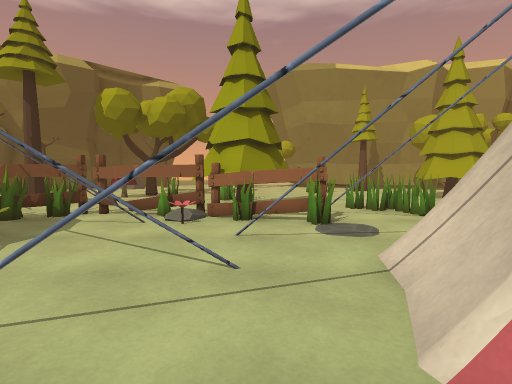
view 1 (above)

24 first-person views from a walk through a scene from a Unity 3-D project. The camera is 1.3 m above the floor, tilts 4° down and sees 85° across. The floor is counted in squares, 1 m on a side. Each view is taken from the middle of a square. On the plan, view 1 faces up. The plan holds only what a view shows up to about 13 squares ahead; the rest is blank. The place goes on beyond the plan. Some animated figures are not drawn. Some surface patterns are stand-ins.

view 2
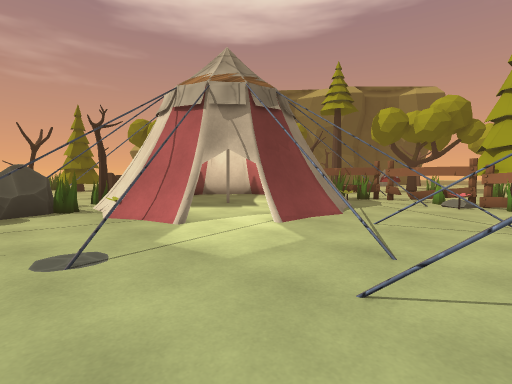

view 3
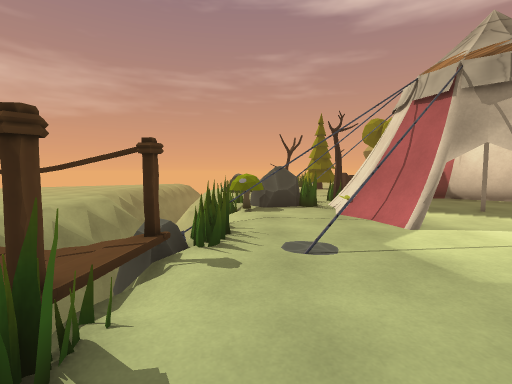

view 4
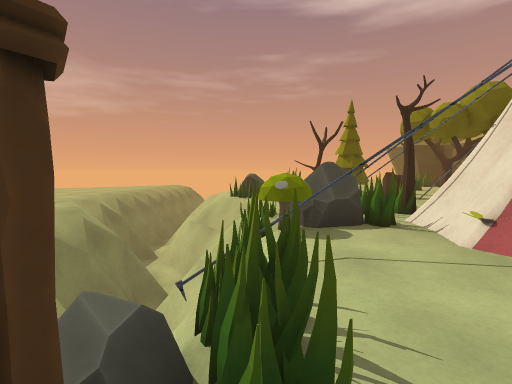

view 5
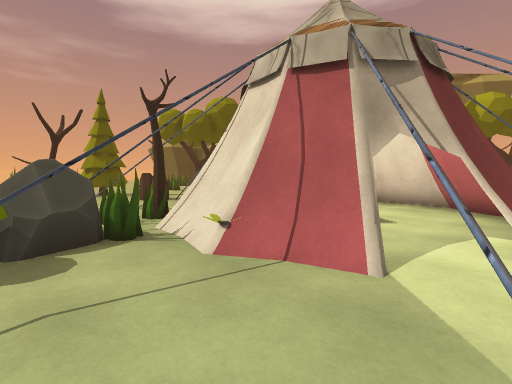

view 6
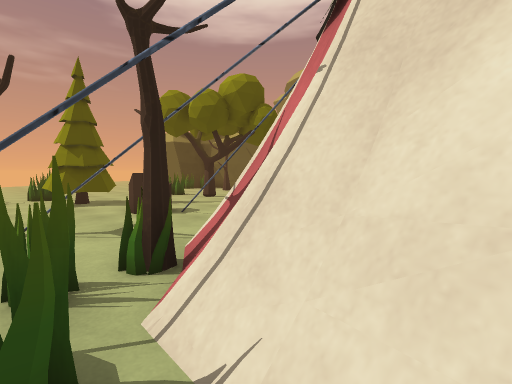

view 7
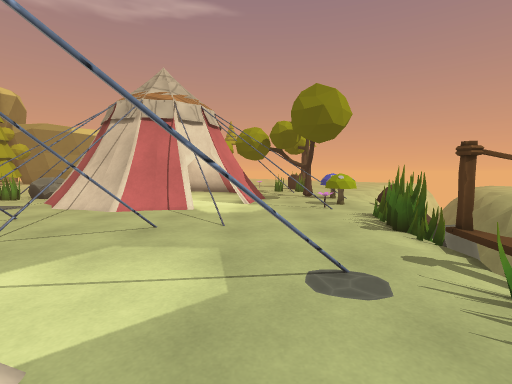

view 8
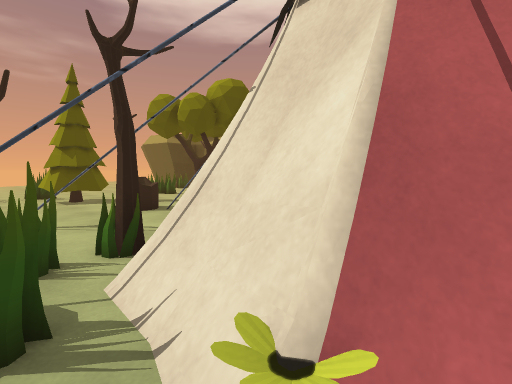

view 9
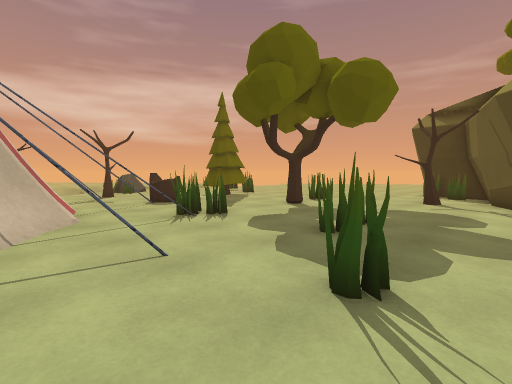

view 10
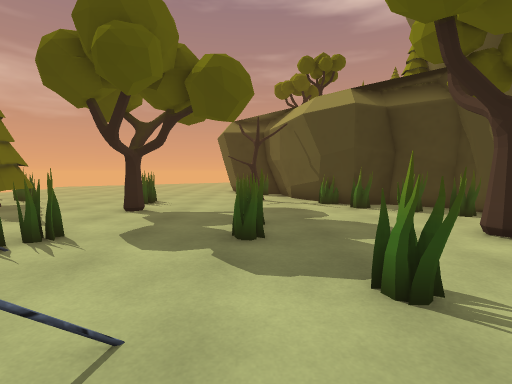

view 11
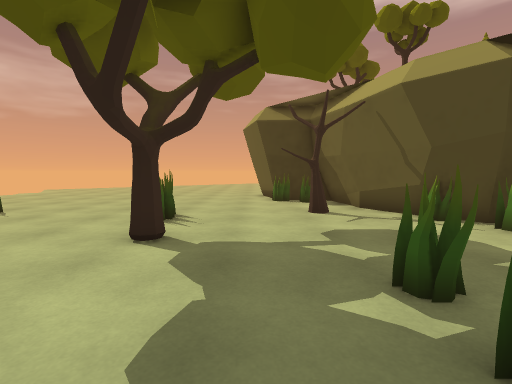

view 12
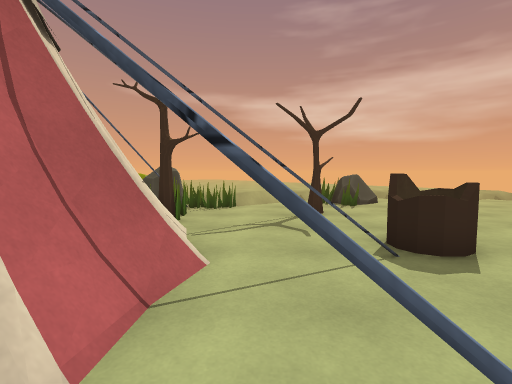

view 13
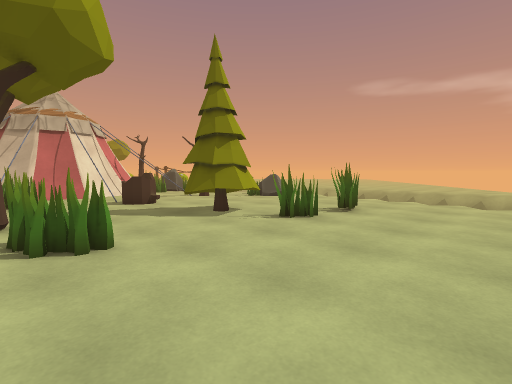

view 14
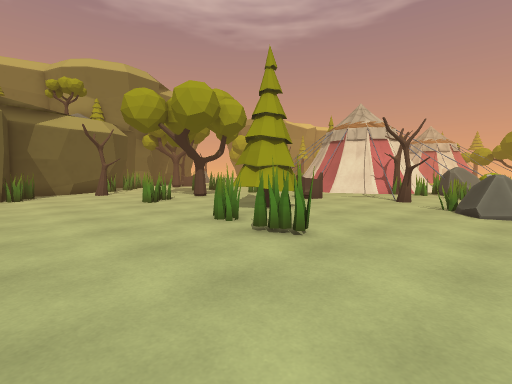

view 15
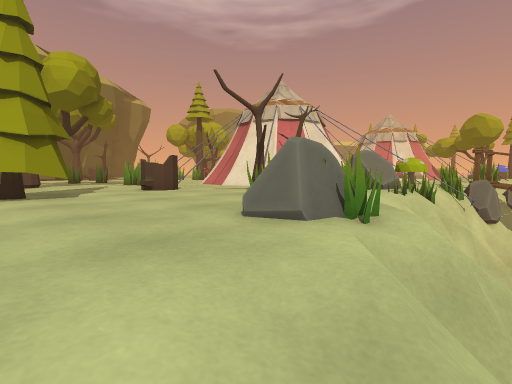

view 16
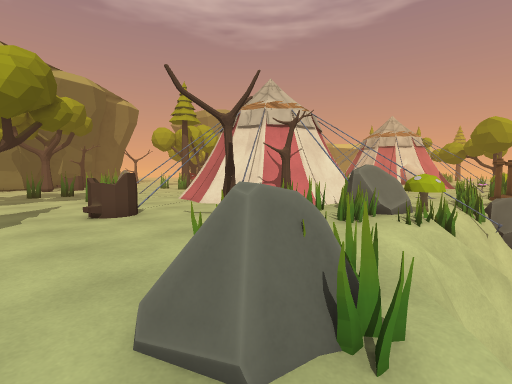

view 17
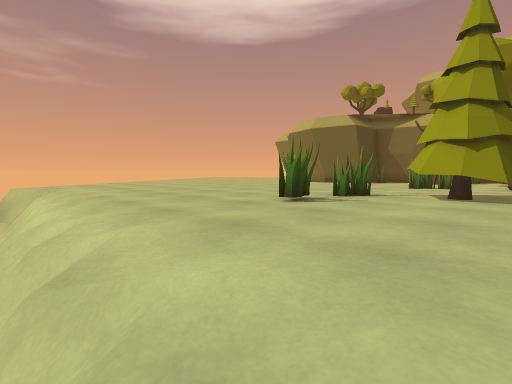

view 18
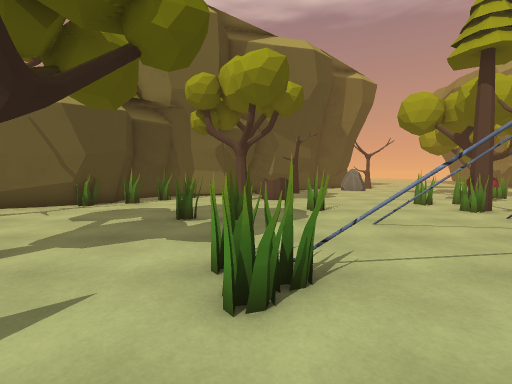

view 19
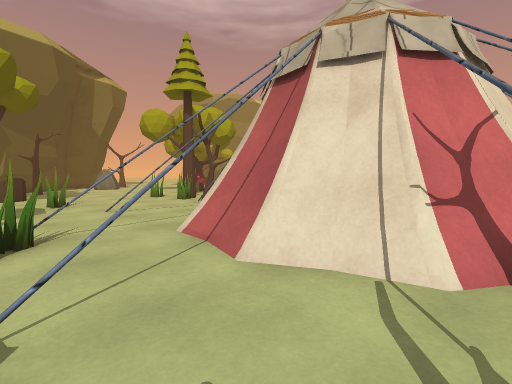

view 20
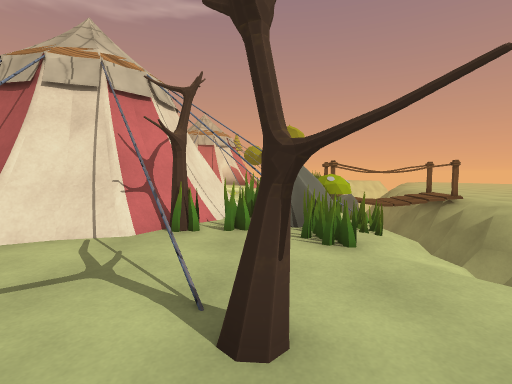

view 21
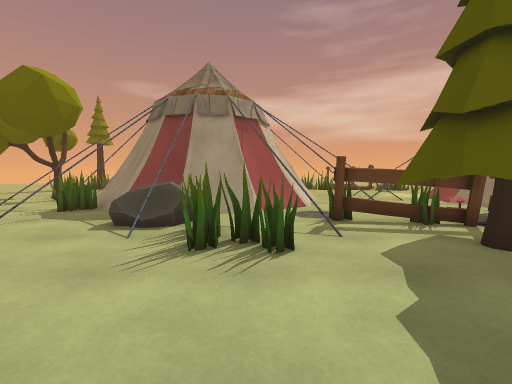

view 22
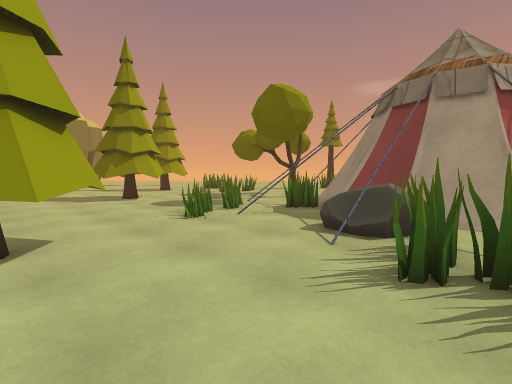

view 23
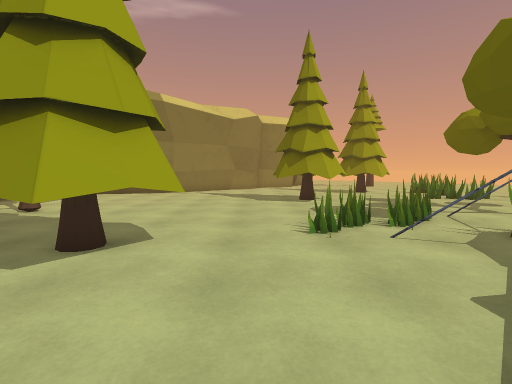

view 24
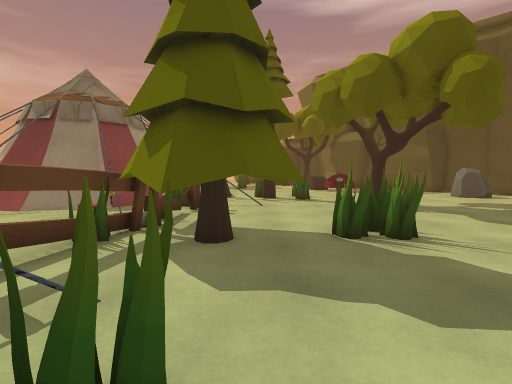

### Floor plan
Key: @ floor where view 1 was taken; # wall or solid block; . main floor; - floor 0.75 m lower than the main floor; / step, stairs or slope; = window, fence, low wall or low ledge; ^ raised ledge; v drop or lower ground; T tree; F fence; R rock; O other object.
Columns run from 30 left of view 1 to 18 right of it. Each row starts with its distance up from view 1.
 15        #OO..TTO. ...   ^T    ...  .    T  .......
 14        #O........... ..^..   OO.. . ..TTT .......
 13      #O#............OOO.....OOO........TTT.......
 12   ####.........O.....T.......TT.........T........
 11  ###...........O....OT../...TTTT.................
 10  #O..T.....OOO..........#...TTTT.OOO.....O.....TT
  9  O..................TT. FF..FFTT.=OO.=...OO....TT
  8  ...............=#..   FF.FFFFFFF# ORR..=.O....TT
  7  .................# ##F#. =.O...F##.#=..#.O.....T
  6 ......O.TT...O....######=##.......==##=#OO.O....
  5  ....OOO.....OO#.##    ###....=#.=######OO#.....
  4 ................###     #=..#=.#=##    ## .....
  3 ................=#      ##..##..##     ##  .....
  2 ............O.#.=#      ##..=#.###         TT...
  1 .......TTT.OO....##    ###..... ##            ..
  0 .....OTTTT.......###  ##...#=.@.##
 -1 .....O.TT......#.T######........=.
 -2 ..............=..O#==#=.......#...##
 -3 ....OO.......T....#RO...##.........=
 -4 .....O.......T..OORRR#...=.......#..
 -5 ...........O....//R#^#=.........=... T
 -6 ..........RRO.///OOO#==OOO/..O..O#=. T
 -7 ./......../RO//v/v-vvvv-R#/#OO ..#
 -8 //////////////v vvvvvvv R#.# RR
 -9 vvvvv//////v vvvvvv      #   RR  OO
-10              vvvvvv vvvv

Positions as (right, up) in squares from view 1, and headings:
1: (0, 0), facing up
2: (0, -5), facing up-left
3: (0, -5), facing left
4: (-4, -6), facing left
5: (-5, -5), facing up-left
6: (-9, -3), facing up-left
7: (-8, -3), facing right
8: (-8, -3), facing up-left
9: (-12, 13), facing down-left
10: (-12, 10), facing left
11: (-16, 8), facing left
12: (-15, 6), facing down
13: (-30, 6), facing down-right
14: (-30, -7), facing up-right
15: (-23, -9), facing up-right
16: (-21, -8), facing up-right
17: (-21, -9), facing up-left
18: (-17, 2), facing up
19: (-17, -1), facing up-right
20: (-19, -3), facing right
21: (4, 15), facing down
22: (4, 14), facing down-right
23: (5, 11), facing right
24: (5, 11), facing left
